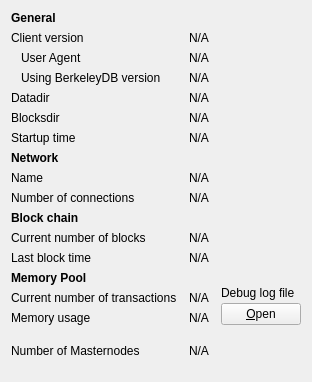
     <widget class="QWidget" name="tab_info">
      <attribute name="title">
       <string>&amp;Information</string>
      </attribute>
      <layout class="QGridLayout" name="gridLayout" columnstretch="0,1,0">
       <property name="horizontalSpacing">
        <number>12</number>
       </property>
       <item row="0" column="0">
        <widget class="QLabel" name="label_9">
         <property name="font">
          <font>
           <weight>75</weight>
           <bold>true</bold>
          </font>
         </property>
         <property name="text">
          <string>General</string>
         </property>
        </widget>
       </item>
       <item row="1" column="0">
        <widget class="QLabel" name="label_6">
         <property name="text">
          <string>Client version</string>
         </property>
        </widget>
       </item>
       <item row="1" column="1" colspan="2">
        <widget class="QLabel" name="clientVersion">
         <property name="cursor">
          <cursorShape>IBeamCursor</cursorShape>
         </property>
         <property name="text">
          <string>N/A</string>
         </property>
         <property name="textFormat">
          <enum>Qt::PlainText</enum>
         </property>
         <property name="textInteractionFlags">
          <set>Qt::LinksAccessibleByMouse|Qt::TextSelectableByKeyboard|Qt::TextSelectableByMouse</set>
         </property>
        </widget>
       </item>
       <item row="2" column="0">
        <widget class="QLabel" name="labelClientUserAgent">
         <property name="text">
          <string>User Agent</string>
         </property>
         <property name="indent">
          <number>10</number>
         </property>
        </widget>
       </item>
       <item row="2" column="1" colspan="2">
        <widget class="QLabel" name="clientUserAgent">
         <property name="cursor">
          <cursorShape>IBeamCursor</cursorShape>
         </property>
         <property name="text">
          <string>N/A</string>
         </property>
         <property name="textFormat">
          <enum>Qt::PlainText</enum>
         </property>
         <property name="textInteractionFlags">
          <set>Qt::LinksAccessibleByMouse|Qt::TextSelectableByKeyboard|Qt::TextSelectableByMouse</set>
         </property>
        </widget>
       </item>
       <item row="3" column="0">
        <widget class="QLabel" name="label_berkeleyDBVersion">
         <property name="text">
          <string>Using BerkeleyDB version</string>
         </property>
         <property name="indent">
          <number>10</number>
         </property>
        </widget>
       </item>
       <item row="3" column="1" colspan="2">
        <widget class="QLabel" name="berkeleyDBVersion">
         <property name="cursor">
          <cursorShape>IBeamCursor</cursorShape>
         </property>
         <property name="text">
          <string>N/A</string>
         </property>
         <property name="textFormat">
          <enum>Qt::PlainText</enum>
         </property>
         <property name="textInteractionFlags">
          <set>Qt::LinksAccessibleByMouse|Qt::TextSelectableByKeyboard|Qt::TextSelectableByMouse</set>
         </property>
        </widget>
       </item>
       <item row="4" column="0">
        <widget class="QLabel" name="label_12">
         <property name="text">
          <string>Datadir</string>
         </property>
        </widget>
       </item>
       <item row="4" column="1" colspan="2">
        <widget class="QLabel" name="dataDir">
         <property name="cursor">
          <cursorShape>IBeamCursor</cursorShape>
         </property>
         <property name="toolTip">
          <string>To specify a non-default location of the data directory use the '%1' option.</string>
         </property>
         <property name="text">
          <string>N/A</string>
         </property>
         <property name="textFormat">
          <enum>Qt::PlainText</enum>
         </property>
         <property name="wordWrap">
          <bool>true</bool>
         </property>
         <property name="textInteractionFlags">
          <set>Qt::LinksAccessibleByMouse|Qt::TextSelectableByKeyboard|Qt::TextSelectableByMouse</set>
         </property>
        </widget>
       </item>
       <item row="5" column="0">
        <widget class="QLabel" name="label_11">
         <property name="text">
          <string>Blocksdir</string>
         </property>
        </widget>
       </item>
       <item row="5" column="1" colspan="2">
        <widget class="QLabel" name="blocksDir">
         <property name="cursor">
          <cursorShape>IBeamCursor</cursorShape>
         </property>
         <property name="toolTip">
          <string>To specify a non-default location of the blocks directory use the '%1' option.</string>
         </property>
         <property name="text">
          <string>N/A</string>
         </property>
         <property name="textFormat">
          <enum>Qt::PlainText</enum>
         </property>
         <property name="wordWrap">
          <bool>true</bool>
         </property>
         <property name="textInteractionFlags">
          <set>Qt::LinksAccessibleByMouse|Qt::TextSelectableByKeyboard|Qt::TextSelectableByMouse</set>
         </property>
        </widget>
       </item>
       <item row="6" column="0">
        <widget class="QLabel" name="label_13">
         <property name="text">
          <string>Startup time</string>
         </property>
        </widget>
       </item>
       <item row="6" column="1" colspan="2">
        <widget class="QLabel" name="startupTime">
         <property name="cursor">
          <cursorShape>IBeamCursor</cursorShape>
         </property>
         <property name="text">
          <string>N/A</string>
         </property>
         <property name="textFormat">
          <enum>Qt::PlainText</enum>
         </property>
         <property name="textInteractionFlags">
          <set>Qt::LinksAccessibleByMouse|Qt::TextSelectableByKeyboard|Qt::TextSelectableByMouse</set>
         </property>
        </widget>
       </item>
       <item row="7" column="0">
           <widget class="QLabel" name="labelNetwork">
               <property name="font">
                   <font>
                       <weight>75</weight>
                       <bold>true</bold>
                   </font>
               </property>
               <property name="text">
                   <string>Network</string>
               </property>
           </widget>
       </item>
       <item row="8" column="0">
        <widget class="QLabel" name="label_8">
         <property name="text">
          <string>Name</string>
         </property>
        </widget>
       </item>
       <item row="8" column="1" colspan="2">
        <widget class="QLabel" name="networkName">
         <property name="cursor">
          <cursorShape>IBeamCursor</cursorShape>
         </property>
         <property name="text">
          <string>N/A</string>
         </property>
         <property name="textFormat">
          <enum>Qt::PlainText</enum>
         </property>
         <property name="textInteractionFlags">
          <set>Qt::LinksAccessibleByMouse|Qt::TextSelectableByKeyboard|Qt::TextSelectableByMouse</set>
         </property>
        </widget>
       </item>
       <item row="9" column="0">
        <widget class="QLabel" name="label_7">
         <property name="text">
          <string>Number of connections</string>
         </property>
        </widget>
       </item>
       <item row="9" column="1" colspan="2">
        <widget class="QLabel" name="numberOfConnections">
         <property name="cursor">
          <cursorShape>IBeamCursor</cursorShape>
         </property>
         <property name="text">
          <string>N/A</string>
         </property>
         <property name="textFormat">
          <enum>Qt::PlainText</enum>
         </property>
         <property name="textInteractionFlags">
          <set>Qt::LinksAccessibleByMouse|Qt::TextSelectableByKeyboard|Qt::TextSelectableByMouse</set>
         </property>
        </widget>
       </item>
       <item row="10" column="0">
        <widget class="QLabel" name="label_10">
         <property name="font">
          <font>
           <weight>75</weight>
           <bold>true</bold>
          </font>
         </property>
         <property name="text">
          <string>Block chain</string>
         </property>
        </widget>
       </item>
       <item row="11" column="0">
        <widget class="QLabel" name="label_3">
         <property name="text">
          <string>Current number of blocks</string>
         </property>
        </widget>
       </item>
       <item row="11" column="1" colspan="2">
        <widget class="QLabel" name="numberOfBlocks">
         <property name="cursor">
          <cursorShape>IBeamCursor</cursorShape>
         </property>
         <property name="text">
          <string>N/A</string>
         </property>
         <property name="textFormat">
          <enum>Qt::PlainText</enum>
         </property>
         <property name="textInteractionFlags">
          <set>Qt::LinksAccessibleByMouse|Qt::TextSelectableByKeyboard|Qt::TextSelectableByMouse</set>
         </property>
        </widget>
       </item>
       <item row="12" column="0">
        <widget class="QLabel" name="labelLastBlockTime">
         <property name="text">
          <string>Last block time</string>
         </property>
        </widget>
       </item>
       <item row="12" column="1" colspan="2">
        <widget class="QLabel" name="lastBlockTime">
         <property name="cursor">
          <cursorShape>IBeamCursor</cursorShape>
         </property>
         <property name="text">
          <string>N/A</string>
         </property>
         <property name="textFormat">
          <enum>Qt::PlainText</enum>
         </property>
         <property name="textInteractionFlags">
          <set>Qt::LinksAccessibleByMouse|Qt::TextSelectableByKeyboard|Qt::TextSelectableByMouse</set>
         </property>
        </widget>
       </item>
       <item row="13" column="0">
        <widget class="QLabel" name="labelMempoolTitle">
         <property name="font">
          <font>
           <weight>75</weight>
           <bold>true</bold>
          </font>
         </property>
         <property name="text">
          <string>Memory Pool</string>
         </property>
        </widget>
       </item>
       <item row="14" column="0">
        <widget class="QLabel" name="labelNumberOfTransactions">
         <property name="text">
          <string>Current number of transactions</string>
         </property>
        </widget>
       </item>
       <item row="14" column="1">
        <widget class="QLabel" name="mempoolNumberTxs">
         <property name="cursor">
          <cursorShape>IBeamCursor</cursorShape>
         </property>
         <property name="text">
          <string>N/A</string>
         </property>
         <property name="textFormat">
          <enum>Qt::PlainText</enum>
         </property>
         <property name="textInteractionFlags">
          <set>Qt::LinksAccessibleByMouse|Qt::TextSelectableByKeyboard|Qt::TextSelectableByMouse</set>
         </property>
        </widget>
       </item>
       <item row="15" column="0">
        <widget class="QLabel" name="labelMemoryUsage">
         <property name="text">
          <string>Memory usage</string>
         </property>
        </widget>
       </item>
       <item row="15" column="1">
        <widget class="QLabel" name="mempoolSize">
         <property name="cursor">
          <cursorShape>IBeamCursor</cursorShape>
         </property>
         <property name="text">
          <string>N/A</string>
         </property>
         <property name="textFormat">
          <enum>Qt::PlainText</enum>
         </property>
         <property name="textInteractionFlags">
          <set>Qt::LinksAccessibleByMouse|Qt::TextSelectableByKeyboard|Qt::TextSelectableByMouse</set>
         </property>
        </widget>
       </item>
        <item row="16" column="0">
        <widget class="QLabel" name="masternodeCountLabel">
         <property name="text">
          <string>Number of Masternodes</string>
         </property>
        </widget>
       </item>
       <item row="16" column="1">
        <widget class="QLabel" name="masternodeCount">
         <property name="text">
          <string>N/A</string>
         </property>
        </widget>
       </item>   
       <item row="13" column="2" rowspan="3">
        <layout class="QVBoxLayout" name="verticalLayoutDebugButton">
         <property name="spacing">
          <number>3</number>
         </property>
         <item>
          <spacer name="verticalSpacer_2">
           <property name="orientation">
            <enum>Qt::Vertical</enum>
           </property>
           <property name="sizeHint" stdset="0">
            <size>
             <width>10</width>
             <height>5</height>
            </size>
           </property>
          </spacer>
         </item>
         <item>
          <widget class="QLabel" name="labelDebugLogfile">
           <property name="text">
            <string>Debug log file</string>
           </property>
          </widget>
         </item>
         <item>
          <widget class="QPushButton" name="openDebugLogfileButton">
           <property name="toolTip">
            <string>Open the %1 debug log file from the current data directory. This can take a few seconds for large log files.</string>
           </property>
           <property name="text">
            <string>&amp;Open</string>
           </property>
           <property name="autoDefault">
            <bool>false</bool>
           </property>
          </widget>
         </item>
        </layout>
       </item>
       <item row="16" column="0">
        <spacer name="verticalSpacer">
         <property name="orientation">
          <enum>Qt::Vertical</enum>
         </property>
         <property name="sizeHint" stdset="0">
          <size>
           <width>20</width>
           <height>40</height>
          </size>
         </property>
        </spacer>
       </item>
      </layout>
     </widget>
